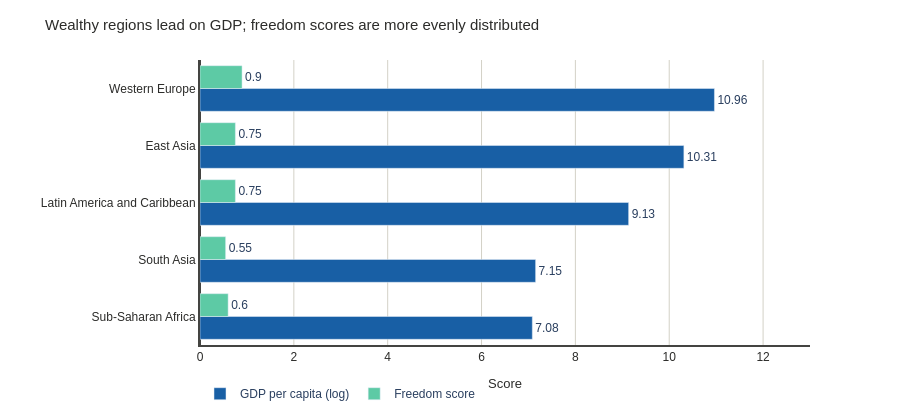

Source (notebook cell):
### Markdown cell above
---
## Done? Stretch Goal

If you finish both tasks with time to spare, try this:

**Task 3 (stretch):** Build a **grouped bar chart** comparing 2 sub-factors (e.g. `GDP_per_capita` and `Freedom`) across the 5 most populated regions. Use colour meaningfully and write an insight title.

Regions to include: `'Western Europe'`, `'Latin America'`, `'East Asia'`, `'Sub-Saharan Africa'`, `'South Asia'`

### Code cell
# Stretch goal — grouped bar chart
# YOUR CODE HERE

selected_regions = ['Western Europe', 'Latin America and Caribbean',
                    'East Asia', 'Sub-Saharan Africa', 'South Asia']
stretch_df = df[df['Region'].isin(selected_regions)]
grouped = (stretch_df.groupby('Region')[['GDP', 'Freedom']]
           .mean()
           .reset_index()
           .sort_values('GDP', ascending=True))  # ascending=True so highest appears at top

fig = go.Figure()
fig.add_trace(go.Bar(name='GDP per capita (log)', y=grouped['Region'],
                     x=grouped['GDP'], orientation='h',
                     marker_color='#185FA5',
                     text=grouped['GDP'].round(2), textposition='outside'))
fig.add_trace(go.Bar(name='Freedom score', y=grouped['Region'],
                     x=grouped['Freedom'], orientation='h',
                     marker_color='#5DCAA5',
                     text=grouped['Freedom'].round(2), textposition='outside'))

fig.update_layout(
    barmode='group',
    title=dict(text="Wealthy regions lead on GDP; freedom scores are more evenly distributed",
               font=dict(size=15, color='#2C2C2A')),
    xaxis=dict(
        range=[0, 13],
        title=dict(text="Score", font=dict(size=13, color='#2C2C2A')),
        zeroline=True,
        zerolinewidth=2,
        zerolinecolor='#444441',
        linecolor='#444441',
        linewidth=2,
        tickfont=dict(size=12, color='#2C2C2A'),
        showgrid=True,
        gridcolor='#D3D1C7',
        gridwidth=1,
    ),
    yaxis=dict(
        title="",
        linecolor='#444441',
        linewidth=2,
        tickfont=dict(size=12, color='#2C2C2A'),
        showgrid=False,
    ),
    plot_bgcolor='white',
    paper_bgcolor='white',
    height=420,
    margin=dict(l=200, r=90, t=60, b=50),
    legend=dict(orientation='h', y=-0.12, font=dict(size=12)),
    font=dict(family="Arial", size=12),
)
fig.show()

### Figure 1 — Plotly figure (JSON) as saved in the notebook; plotly's stock layout.template omitted (floating-point values rounded to 4 significant figures)
{"data": [{"marker": {"color": "#185FA5"}, "name": "GDP per capita (log)", "orientation": "h", "text": [7.08, 7.15, 9.13, 10.31, 10.96], "textposition": "outside", "type": "bar", "x": [7.082, 7.152, 9.135, 10.31, 10.96], "y": ["Sub-Saharan Africa", "South Asia", "Latin America and Caribbean", "East Asia", "Western Europe"]}, {"marker": {"color": "#5DCAA5"}, "name": "Freedom score", "orientation": "h", "text": [0.6, 0.55, 0.75, 0.75, 0.9], "textposition": "outside", "type": "bar", "x": [0.5994, 0.5463, 0.7542, 0.754, 0.8961], "y": ["Sub-Saharan Africa", "South Asia", "Latin America and Caribbean", "East Asia", "Western Europe"]}], "layout": {"barmode": "group", "font": {"family": "Arial", "size": 12}, "height": 420, "legend": {"font": {"size": 12}, "orientation": "h", "y": -0.12}, "margin": {"b": 50, "l": 200, "r": 90, "t": 60}, "paper_bgcolor": "white", "plot_bgcolor": "white", "title": {"font": {"color": "#2C2C2A", "size": 15}, "text": "Wealthy regions lead on GDP; freedom scores are more evenly distributed"}, "xaxis": {"gridcolor": "#D3D1C7", "gridwidth": 1, "linecolor": "#444441", "linewidth": 2, "range": [0, 13], "showgrid": true, "tickfont": {"color": "#2C2C2A", "size": 12}, "title": {"font": {"color": "#2C2C2A", "size": 13}, "text": "Score"}, "zeroline": true, "zerolinecolor": "#444441", "zerolinewidth": 2}, "yaxis": {"linecolor": "#444441", "linewidth": 2, "showgrid": false, "tickfont": {"color": "#2C2C2A", "size": 12}, "title": {"text": ""}}}}
